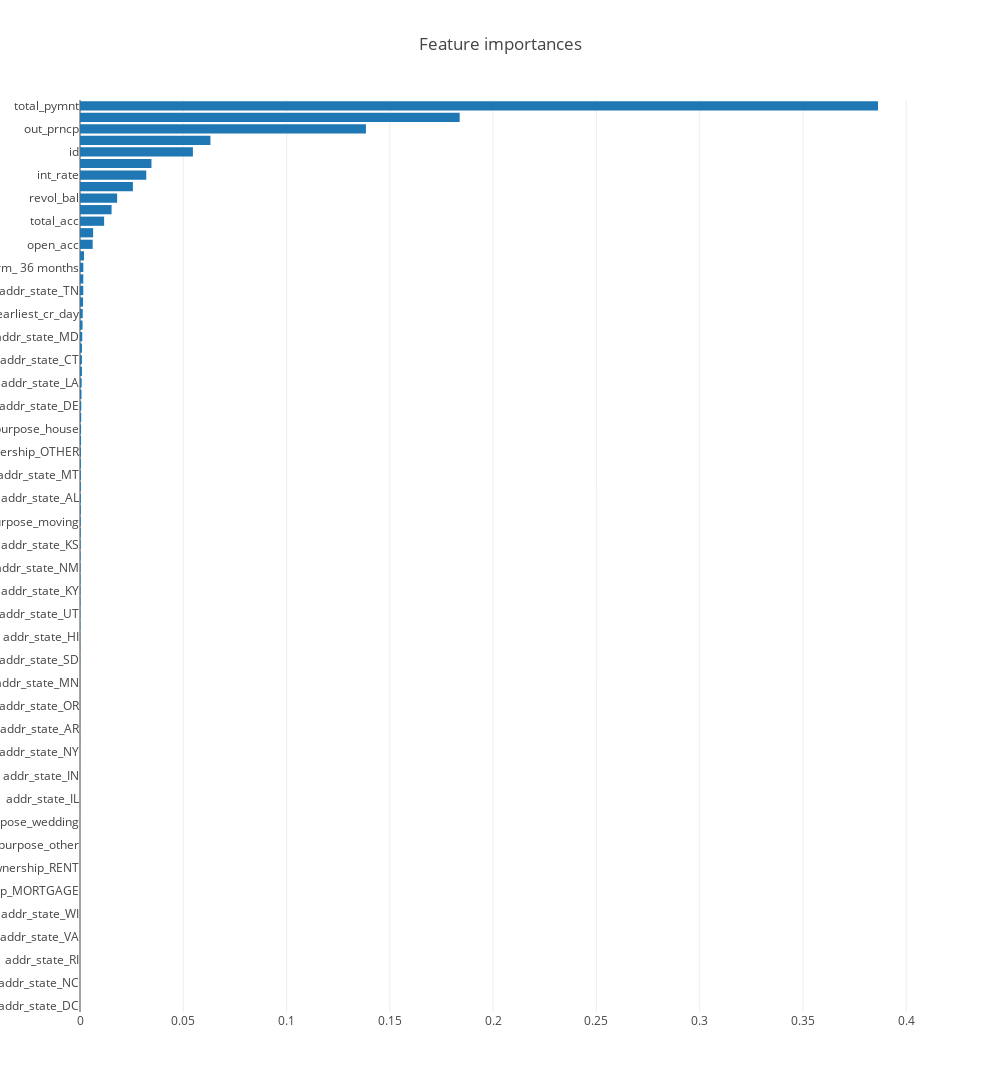

Notebook cell for this chart:
### Code cell
x, y = (list(x) for x in zip(*sorted(zip(rf.feature_importances_, features), 
                                                            reverse = False)))
trace= go.Bar(
    x=x, y=y, 
    orientation='h',
)

layout = dict(
    title='Feature importances',
    width = 1000, height = 2000,
    yaxis=dict(
        showgrid=False,
        showline=False,
        showticklabels=True,
    ))

fig1 = go.Figure(data=[trace])
fig1['layout'].update(layout)
py.iplot(fig1, filename='plots')

### Figure 1 — Plotly figure (JSON) as saved in the notebook; plotly's stock layout.template omitted (floating-point values rounded to 4 significant figures)
{"data": [{"orientation": "h", "type": "bar", "x": [0, 0, 0, 0, 0, 0, 0, 0, 0, 0, 0, 0, 0, 0, 0, 0, 0, 3.081e-06, 4.58e-06, 5.796e-06, 1.078e-05, 1.498e-05, 2.458e-05, 2.836e-05, 2.998e-05, 4.651e-05, 4.767e-05, 5.385e-05, 5.639e-05, 6.045e-05, 7.735e-05, 9.301e-05, 0.0001012, 0.0001361, 0.0001488, 0.0001829, 0.0002161, 0.0002294, 0.0002448, 0.0002464, 0.0002989, 0.0003412, 0.0003558, 0.0003742, 0.0004044, 0.0004116, 0.0004197, 0.0004272, 0.0004568, 0.0004917, 0.0005193, 0.0005799, 0.0006029, 0.0007375, 0.000803, 0.0009272, 0.0009298, 0.0009353, 0.001094, 0.001223, 0.001328, 0.001482, 0.001582, 0.001594, 0.001606, 0.001932, 0.006133, 0.006347, 0.01168, 0.01529, 0.01797, 0.02561, 0.03208, 0.0346, 0.05466, 0.06314, 0.1384, 0.1838, 0.3863], "y": ["addr_state_DC", "addr_state_MO", "addr_state_NC", "addr_state_NJ", "addr_state_RI", "addr_state_SC", "addr_state_VA", "addr_state_WA", "addr_state_WI", "addr_state_WV", "home_ownership_MORTGAGE", "home_ownership_NONE", "home_ownership_RENT", "purpose_medical", "purpose_other", "purpose_small_business", "purpose_wedding", "addr_state_AK", "addr_state_IL", "addr_state_NH", "addr_state_IN", "addr_state_MA", "addr_state_NY", "addr_state_MI", "addr_state_AR", "addr_state_VT", "addr_state_OR", "addr_state_CA", "addr_state_MN", "purpose_vacation", "addr_state_SD", "addr_state_OH", "addr_state_HI", "addr_state_FL", "addr_state_UT", "purpose_car", "addr_state_KY", "purpose_home_improvement", "addr_state_NM", "addr_state_CO", "addr_state_KS", "addr_state_PA", "purpose_moving", "addr_state_OK", "addr_state_AL", "addr_state_AZ", "addr_state_MT", "addr_state_NV", "home_ownership_OTHER", "purpose_debt_consolidation", "purpose_house", "delinq_2yrs", "addr_state_DE", "purpose_renewable_energy", "addr_state_LA", "purpose_major_purchase", "addr_state_CT", "term_ 60 months", "addr_state_MD", "purpose_credit_card", "earliest_cr_day", "home_ownership_OWN", "addr_state_TN", "addr_state_TX", "term_ 36 months", "addr_state_GA", "open_acc", "emp_length", "total_acc", "loan", "revol_bal", "dti", "int_rate", "annual_inc", "id", "total_rec_int", "out_prncp", "loan_amnt", "total_pymnt"]}], "layout": {"height": 2000, "title": "Feature importances", "width": 1000, "yaxis": {"showgrid": false, "showline": false, "showticklabels": true}}}
